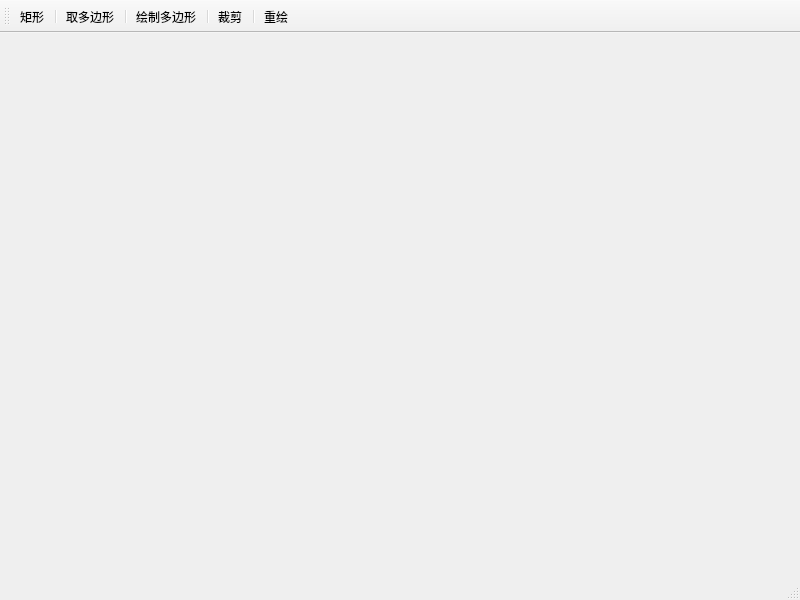
<?xml version="1.0" encoding="UTF-8"?>
<ui version="4.0">
 <class>MainWindow</class>
 <widget class="QMainWindow" name="MainWindow">
  <property name="geometry">
   <rect>
    <x>0</x>
    <y>0</y>
    <width>800</width>
    <height>600</height>
   </rect>
  </property>
  <property name="windowTitle">
   <string>裁剪算法</string>
  </property>
  <widget class="QWidget" name="centralwidget">
   <layout class="QVBoxLayout" name="verticalLayout">
    <item>
     <widget class="MyLabel" name="label">
      <property name="text">
       <string/>
      </property>
     </widget>
    </item>
   </layout>
  </widget>
  <widget class="QMenuBar" name="menubar">
   <property name="geometry">
    <rect>
     <x>0</x>
     <y>0</y>
     <width>800</width>
     <height>26</height>
    </rect>
   </property>
  </widget>
  <widget class="QStatusBar" name="statusbar"/>
  <widget class="QToolBar" name="toolBar">
   <property name="windowTitle">
    <string>toolBar</string>
   </property>
   <attribute name="toolBarArea">
    <enum>TopToolBarArea</enum>
   </attribute>
   <attribute name="toolBarBreak">
    <bool>false</bool>
   </attribute>
   <addaction name="actionRect"/>
   <addaction name="separator"/>
   <addaction name="actionPoly"/>
   <addaction name="separator"/>
   <addaction name="actionPolyD"/>
   <addaction name="separator"/>
   <addaction name="actionCurve"/>
   <addaction name="separator"/>
   <addaction name="actionNew"/>
  </widget>
  <action name="actionRect">
   <property name="text">
    <string>矩形</string>
   </property>
  </action>
  <action name="actionPoly">
   <property name="text">
    <string>取多边形</string>
   </property>
  </action>
  <action name="actionCurve">
   <property name="text">
    <string>裁剪</string>
   </property>
  </action>
  <action name="actionPolyD">
   <property name="text">
    <string>绘制多边形</string>
   </property>
  </action>
  <action name="actionNew">
   <property name="text">
    <string>重绘</string>
   </property>
  </action>
 </widget>
 <customwidgets>
  <customwidget>
   <class>MyLabel</class>
   <extends>QLabel</extends>
   <header location="global">mylabel.h</header>
  </customwidget>
 </customwidgets>
 <resources/>
 <connections/>
</ui>
